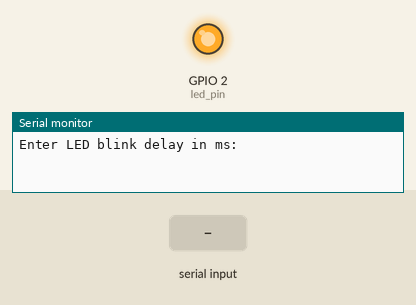
This sketch was run on a simulated ESP32. Shown: output pins drawn as LEDs (lit = HIGH), the last lines printed to the serial monitor. The inputs (shaded band) are chosen by the test bench.

Above: at 1.2 s.
1.3 s: "5\n" received over Serial
At 2.3 s:
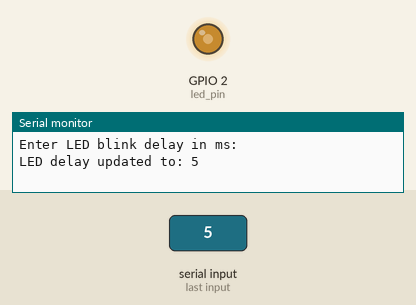
3.5 s: "90,45\n" received over Serial
At 3.7 s:
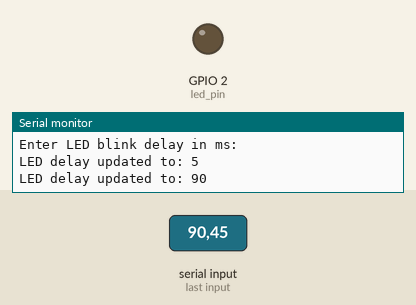
Timing chart, 0 to 12.5 s (numbered marks = the images above; inputs shaded):
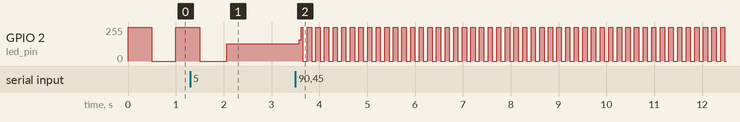

Measured:
- after the input at 3.5 s, GPIO 2 (led_pin): 128/255 → 158/255 after 0.08 s, then moves between 0/255 and 255/255, repeating every 0.36 s

The sketch:

Chapter3_hw.ino
```cpp
// Which CPU core to run the tasks on
static const BaseType_t app_cpu = 0;

// Pins
static const int led_pin = LED_BUILTIN;

// Create a queue to share new LED delay value between tasks
// I probably jumped the gun a bit here, but this is a good use case for queues
QueueHandle_t ledDelayQueue = xQueueCreate(2, sizeof(int));

// Tasks
void taskToggleLED(void *parameter){

  int thisDelay = 500;
  int tmpDelayTest = 0;

  while(1) {
    digitalWrite(led_pin, HIGH);
    vTaskDelay(thisDelay / portTICK_PERIOD_MS);
    digitalWrite(led_pin, LOW);
    vTaskDelay(thisDelay / portTICK_PERIOD_MS);

    // Check if there's a new delay value in the queue, but don't wait if there isn't
    if(xQueueReceive(ledDelayQueue, &tmpDelayTest, 0) == pdTRUE){
      thisDelay = tmpDelayTest;
    }
  }
}

void taskReadSerial(void *parameter){
  /*
    Task to read Serial Terminal input to adjust LED blink rate
  */

  String inputString = "";

  while(1){

    // Only process if there is at least one character in the buffer
    if(Serial.available() > 0){

      // Cast the byte as a character, store it in a temporary character buffer
      char inChar = (char) Serial.read();

      // Branch if the character is a newline
      if(inChar == '\n'){

        // Ignoring the newline, convert the string to an integer
        int newDelay = inputString.toInt();

        if(newDelay > 0){

          // Send the new delay to the queue
          xQueueSend(ledDelayQueue, &newDelay, 0);

          // Print the update information to the terminal
          Serial.print("LED delay updated to: ");
          Serial.println(newDelay);

        } // if(newDelay > 0)

        // Reset the input string for the next received packet
        inputString = "";

      } else {

        // Append the character buffer to the input string
        inputString += inChar;

      } // if(inChar == '\n')

    } // if(Serial.available() > 0)

    // Delay enough that this task can be preempted.
    vTaskDelay(10 / portTICK_PERIOD_MS);

  }
}

void setup() {

  // Configure the Serial Terminal
  Serial.begin(250000);
  Serial.println("Enter LED blink delay in ms:");

  // Set the LED pin as output
  pinMode(led_pin, OUTPUT);

  // Create and run the tasks
  xTaskCreatePinnedToCore(
    taskToggleLED,
    "Toggle LED",
    1024,
    NULL,
    1,
    NULL,
    app_cpu
  );

  xTaskCreatePinnedToCore(
    taskReadSerial,
    "Read Serial",
    2048,
    NULL,
    2,
    NULL,
    app_cpu
  );

}

void loop() {
  // Empty. Tasks are running independently.
}
```
